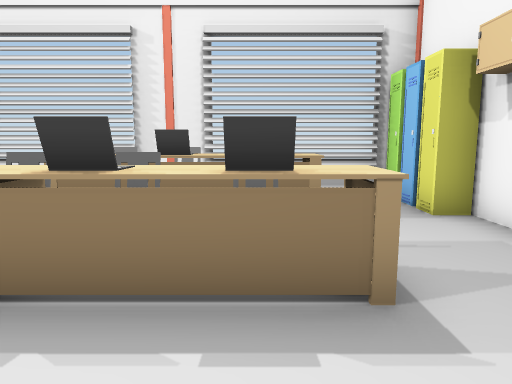
[1] (above)

15 first-person views from a walk through a Unity game level. The camera is 1.2 m above the floor, tilts 8° down and sees 70° across. The floor is counted in squares, 1 m on a side. Each view is taken from the middle of a square. On the plan, view 1 faces up. The plan holds only what a view shows up to about 15 squares ahead; the rest is blank. The player character is not drawn.

[2]
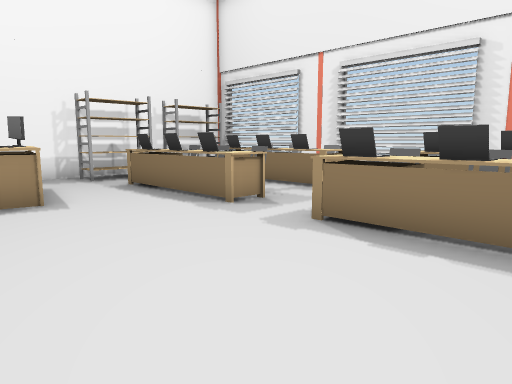

[3]
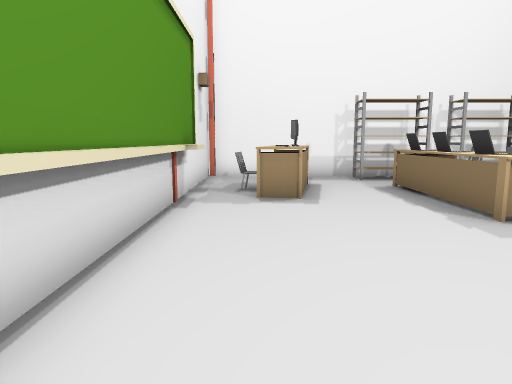

[4]
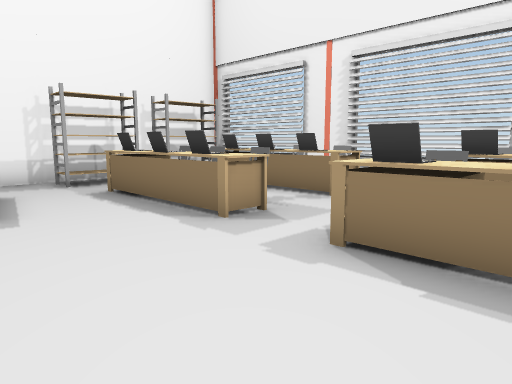

[5]
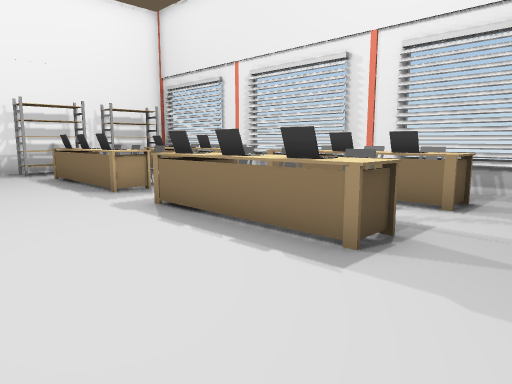

[6]
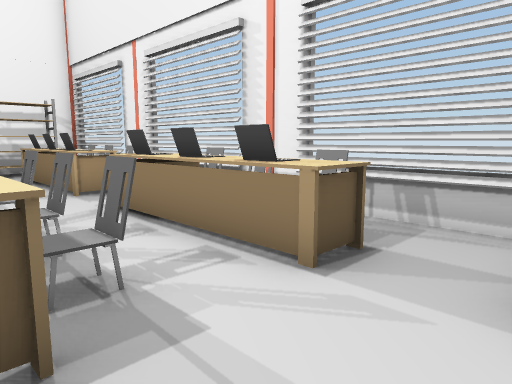

[7]
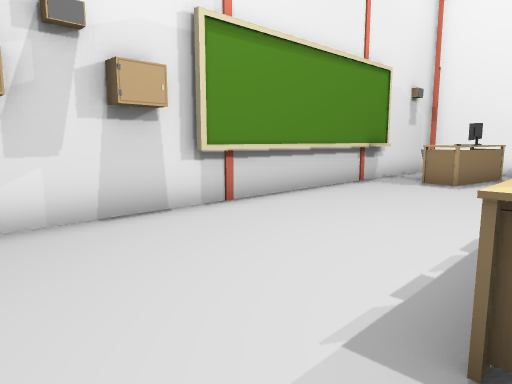

[8]
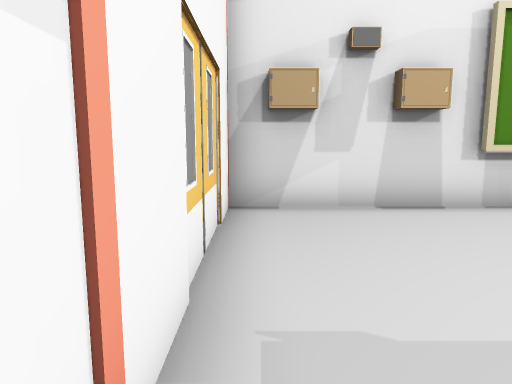

[9]
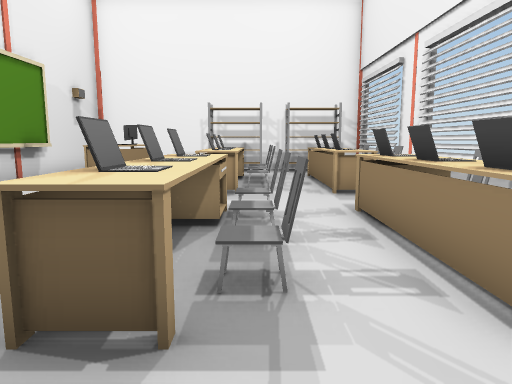

[10]
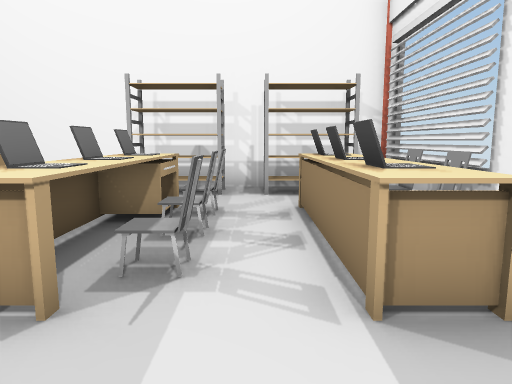

[11]
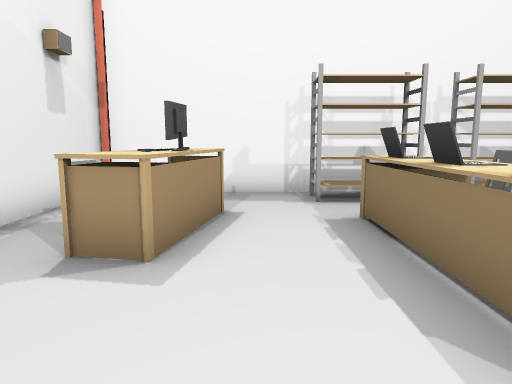

[12]
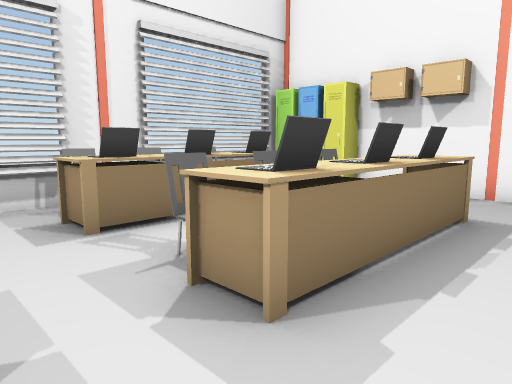

[13]
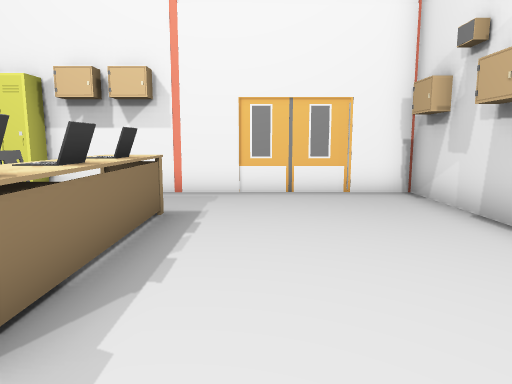

[14]
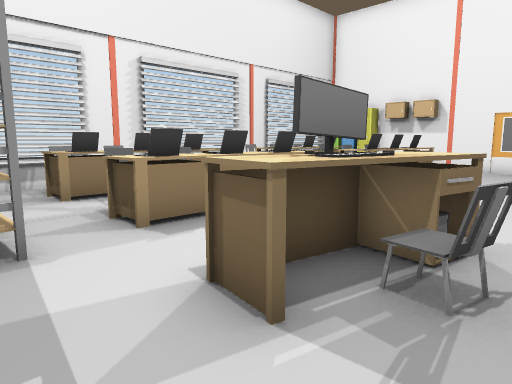

[15]
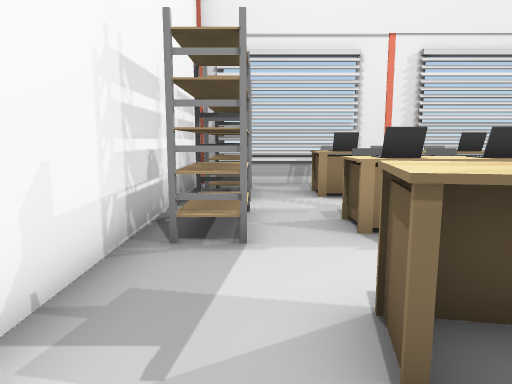

### Floor plan
Points are (right, up) in squares from view 1. A wall is a line through its corners. A room is listed if a view was taken in it or the views show most of it. See-through windows are left out.
Room 1 (views 1, 2, 3, 4, 5, 6, 7, 8, 9, 10, 11, 12, 13, 14, 15)
walls: (-6.4, 8.3) (-7.6, 8.3); (-1.4, 8.3) (-2.6, 8.3); (-8.1, -2.1) (-7.1, -2.1); (-8.5, -2.4) (-0.9, -2.4); (-9.5, 8.3) (-12.6, 8.3) (-12.6, -2.6) (3.5, -2.6) (3.5, 6)
low walls: (-4.1, 8.3) (-5.5, 8.3); (-3.5, 8.3) (-4, 8.3); (2.5, 8.3) (0.5, 8.3)
objects: other object (-12, 2) to (-11, 4); other object (-12, 5) to (-11, 7); other object (-10, 0); other object (-10, 3); other object (-10, 6) to (-5, 7); other object (-9, -1); other object (-9, 0); other object (-9, 3); other object (-9, 4); other object (-9, 6); other object (-9, 8); other object (-8, -1); other object (-8, 0); other object (-8, 3); other object (-8, 4); other object (-8, 6); other object (-8, 8); other object (-7, 3) to (-6, 3); other object (-7, 6) to (-6, 6); other object (-6, 4); other object (-6, 8); other object (-5, 3); other object (-3, 3); other object (-3, 4); other object (-3, 6); other object (-3, 7) to (-1, 7); other object (-3, 8); other object (-2, 3) to (-1, 3); other object (-2, 6) to (-1, 6); other object (-1, 4); other object (-1, 8); other object (0, 3); other object (0, 4); other object (0, 6); other object (0, 8); other object (1, 3); other object (1, 6) to (1, 7); other object (3, 6); other object (3, 7); other object (3, 8)

Positions as (right, up) in squares from view 1, and headings:
1: (0, 0), facing up
2: (0, -2), facing up-left
3: (0, -1), facing left
4: (-1, -1), facing up-left
5: (3, -1), facing up-left
6: (3, 3), facing up-left
7: (3, 3), facing down-left
8: (3, 4), facing down
9: (3, 4), facing left
10: (-3, 5), facing left
11: (-4, 1), facing left
12: (-5, 1), facing up-right
13: (-5, 1), facing right
14: (-12, -2), facing up-right
15: (-11, -2), facing up
